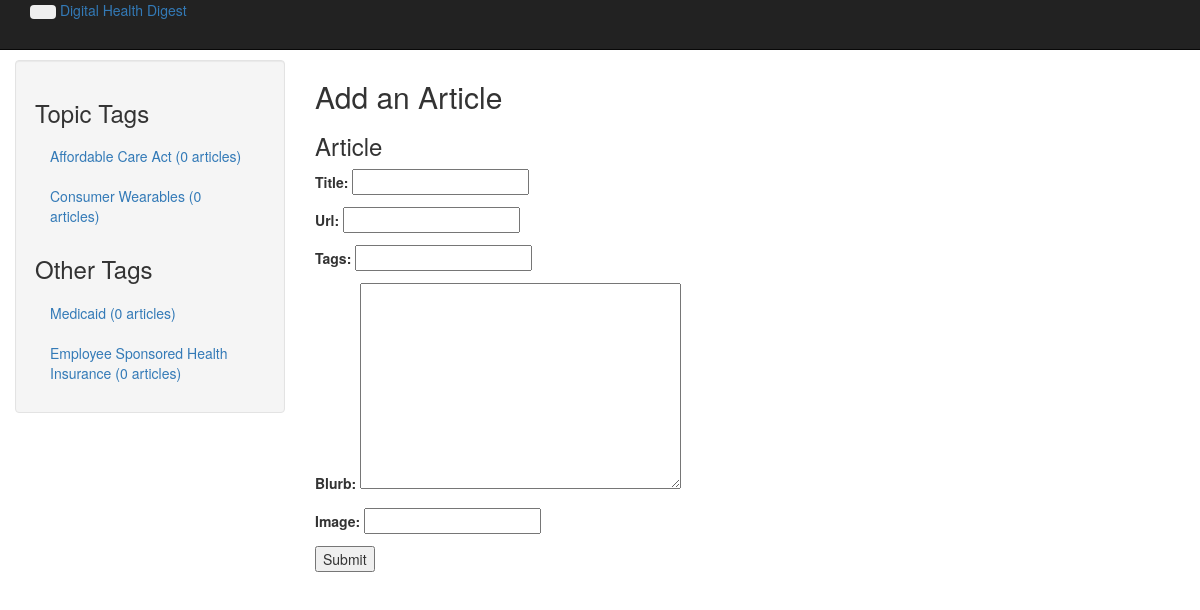
/add_article/, run on an earlier commit of the app's database.
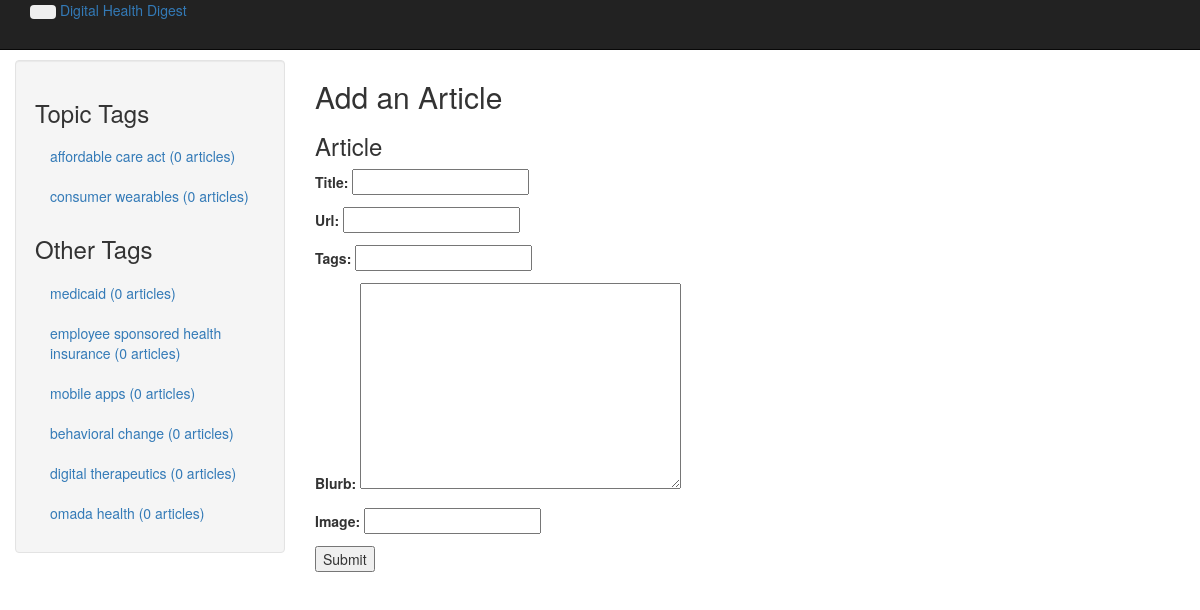
And on a later commit of the database.
### blog/models.py (models this page shows, shortened)
class Tag(models.Model):
	articles = models.ManyToManyField(Article)
	name = models.CharField(max_length=128, unique=True)
	topic_tag = models.BooleanField(default=False)
	article_count = models.IntegerField(default=0)

### blog/views.py (the view)
# urls.py: url(r'^add_article/$', 'blog.views.add_article', name='add_article'),
def add_article(request):
	topic_tags, other_tags = get_tag_lists()
	current_user = request.user
	if request.method == 'POST':
		form = ArticleForm(request.POST)
		if form.is_valid():
			new_article = form.save()
			raw_tags = form.cleaned_data['tags'].split(',')
			if raw_tags:
				for raw_tag in raw_tags:
					raw_tag = raw_tag.strip().replace(' ', '_').lower()
					tag_name = urllib.quote(raw_tag)
					tag, created = Tag.objects.get_or_create(name=tag_name)
					if created:
						tag.article_count=1
					else:
						tag.article_count +=1
					tag.save()
					tag.articles.add(new_article)
			return redirect(index)
		else:
			print form.errors
	else:
		form = ArticleForm(initial={'author': current_user})
	context = {
		'form': form,
		'topic_tags': topic_tags,
		'other_tags': other_tags,
	}
	return render(request, 'add_article.html', context)

### blog/forms.py
class ArticleForm(forms.ModelForm):
	class Meta:
		model = Article
		fields = ('author', 'title','url',  'tags', 'blurb', 'image' )
		widgets = {
                'author': forms.HiddenInput(),
            }
	tags = forms.CharField(max_length=100, required=False)

### blog/views.py (called while the page is built)
def get_tag_lists():
	topic_tags = Tag.objects.filter(topic_tag=True)
	for tag in topic_tags:
		tag.clean_name = tag.name.replace('_', ' ')
	other_tags = Tag.objects.filter(topic_tag=False)
	for tag in other_tags:
		tag.clean_name = tag.name.replace('_', ' ')
	return topic_tags, other_tags

### blog/templates/add_article.html (shortened to what this page needs)
{% extends 'base.html' %}
{% block subheader %} Add an Article {% endblock %}
{% block content %}
<div id="new-bookmark-widget">
	<form method="post">
		<h3>Article</h3>
		{{ form.as_p }}
		<p><button id="new-article-submit">Submit</button>
	</form>
</div>
{% endblock %}

### blog/templates/tag_list.html
<h3>Topic Tags</h3>
<ul class="nav nav-list">
	{% if topic_tags %}
		{% for tag in topic_tags %}
			<li><a href="{% url 'blog.views.tag' tag.name %}">{{ tag.clean_name }} ({{ tag.article_count }} articles)</a></li>
		{% endfor %}
	{% else %}
		<li>No categories here.</li>
	{% endif %}
</ul>
<h3>Other Tags</h3>
<ul class="nav nav-list">
	{% if other_tags %}
		{% for tag in other_tags %}
			<li><a href="{% url 'blog.views.tag' tag.name %}">{{ tag.clean_name }} ({{ tag.article_count }} articles)</a></li>
		{% endfor %}
	{% else %}
		<li>No categories here.</li>
	{% endif %}
</ul>

What changed in the data, as far as the page shows it:
changed Tag: clean_name "Affordable Care Act" → "affordable care act"
changed Tag: clean_name "Consumer Wearables" → "consumer wearables"
changed Tag: clean_name "Medicaid" → "medicaid"
changed Tag: clean_name "Employee Sponsored Health Insurance" → "employee sponsored health insurance"
added Tag: clean_name "mobile apps", article_count "0", shown under "Other Tags"
added Tag: clean_name "behavioral change", article_count "0", shown under "Other Tags"
added Tag: clean_name "digital therapeutics", article_count "0", shown under "Other Tags"
added Tag: clean_name "omada health", article_count "0", shown under "Other Tags"
